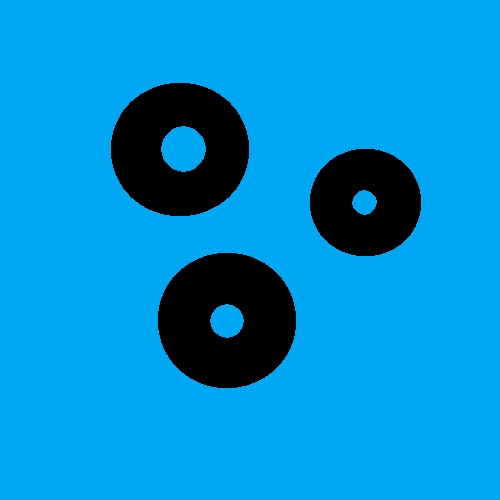
#> input picture TorCircle.png, 500 x 500 px
$ jupyter execute 'Hough transphorm. Search circles with Sobel.  Tor..ipynb'
#> lines starting #> are read from the running program, lines starting #| are printed output that depends on the picture; after the words box and inside, x2 and y2 are one past the last pixel; in counts of white or black regions, pixels touching at a corner belong together
[cell 1]
import IPython.display
import math
import cv2
import numpy as np
# Load image:

img = cv2.imread('TorCircle.png')
#> img is the input picture: shape (500, 500, 3); mean B, G, R 208.1, 143.9, 0
IPython.display.Image('TorCircle.png', width=320, height=240)

[cell 2]
from PIL import Image, ImageDraw
# Load image:
input_image = Image.open('TorCircle.png')
input_pixels = input_image.load()

# Sobel kernels
kernely = [[-1, 0, 1],
           [-2, 0, 2],
           [-1, 0, 1]]
kernelx = [[-1, -2, -1],
           [0, 0, 0],
           [1, 2, 1]]

# Create output image
output_image = Image.new("RGB", input_image.size)
#> output_image: PIL image 500x500 RGB; every value is 0
draw = ImageDraw.Draw(output_image)

# Compute convolution between intensity and kernels
for x in range(1, input_image.width - 1):
    for y in range(1, input_image.height - 1):
        magx, magy = 0, 0
        for a in range(3):
            for b in range(3):
                xn = x + a - 1
                yn = y + b - 1
                intensity = sum(input_pixels[xn, yn]) / 3
                magx += intensity * kernelx[a][b]
                magy += intensity * kernely[a][b]

        # Draw in black and white the magnitude
        color = int(math.sqrt(magx**2 + magy**2))
        draw.point((x, y), (color, color, color))

output_image.save("sobel1.png")
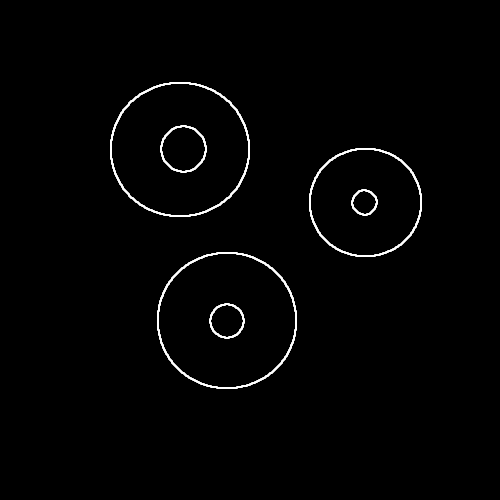
#> saved as sobel1.png: PIL image 500x500 RGB; min 0, max 255, mean 3.7
IPython.display.Image("sobel1.png", width=320, height=240)

[cell 3]
col_img= cv2.imread('TorCircle.png')
img = cv2.imread("sobel1.png",0)
#> img: shape (500, 500); min 0, max 255, mean 3.7
filtered= cv2.bilateralFilter(img,9,75,75)

circles = cv2.HoughCircles(filtered,cv2.HOUGH_GRADIENT,1,40,param1=200,param2=40
                           ,minRadius=10,maxRadius=100)
#> circles = [[179.5, 146.5, 68.3], [227.5, 320.5, 69.3], [367.5, 202.5, 54]]
circles = np.uint16(np.around(circles))
#> circles = [[180, 146, 68], [228, 320, 69], [368, 202, 54]]
circles1=[]
for i in circles[0,:]:
    cv2.circle(col_img,(i[0],i[1]),i[2],(0,255,0),2)
    #draws the circumference of the circle
    cv2.circle(col_img,(i[0],i[1]),2,(0,0,255),3)
    #draws the centre of the circle
    circles1.append(i)
#> this loop made 3 passes
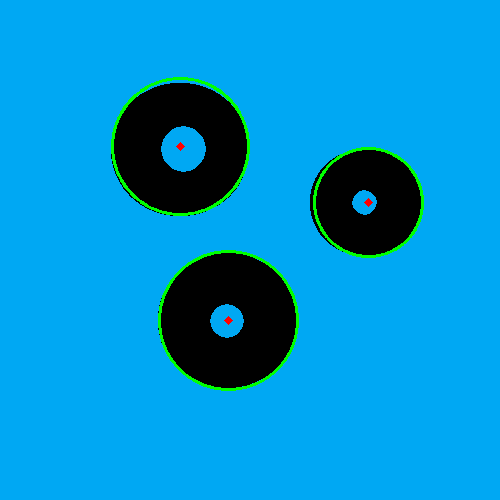
#> col_img: shape (500, 500, 3); 1.49% of pixels changed, all inside (x1, y1, x2, y2) = (111, 77, 424, 391)
#> after the loop, circles1 = [[180, 146, 68], [228, 320, 69], [368, 202, 54]]

cv2.imwrite('hough_circles.jpg',col_img)
print(circles1)
#| [array([180, 146,  68], dtype=uint16), array([228, 320,  69], dtype=uint16), array([368, 202,  54], dtype=uint16)]

[cell 4]
IPython.display.Image('hough_circles.jpg', width=320, height=240)

[cell 5]
img = cv2.imread("sobel1.png",0)
for i in circles[0,:]:
    cv2.circle(img,(i[0],i[1]),i[2],(0,0,0),10)
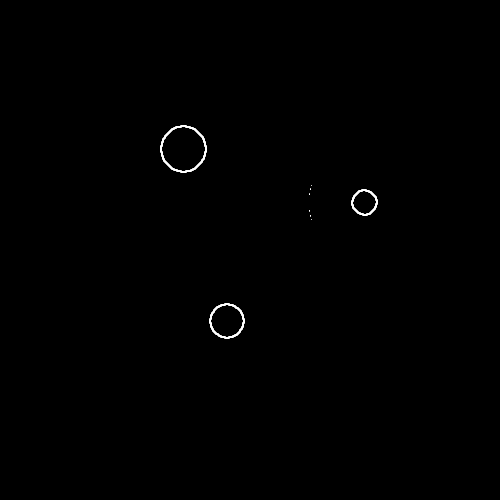
#> img: shape (500, 500); min 0, max 255, mean 0.8
cv2.imwrite('sobel1.png',img)
IPython.display.Image("sobel1.png", width=320, height=240)

[cell 6]
circles = cv2.HoughCircles(img,cv2.HOUGH_GRADIENT,1,40,param1=400,param2=35
                           ,minRadius=2,maxRadius=100)
#> circles = [[183.5, 148.5, 21.3], [363.5, 202.5, 13], [225.5, 320.5, 15.5]]
circles = np.uint16(np.around(circles))
#> circles = [[184, 148, 21], [364, 202, 13], [226, 320, 16]]
circles2=[]
for i in circles[0,:]:
    circles2.append(i)
#> this loop made 3 passes
#> after the loop, circles2 = [[184, 148, 21], [364, 202, 13], [226, 320, 16]]
print(circles2)
#| [array([184, 148,  21], dtype=uint16), array([364, 202,  13], dtype=uint16), array([226, 320,  16], dtype=uint16)]
tors =[]
for i1 in circles1:
    for i2 in circles2:
        if int(i2[2])<int(i1[2]) and i1[2]-i2[2]>math.sqrt((int(i2[0])-int(i1[0]))**2+(int(i2[1])-int(i1[1]))**2):
            tors.append((i1,i2))
#> this loop made 3 passes
#> after the loop, tors = [([180, 146, 68], [184, 148, 21]), ([228, 320, 69], [226, 320, 16]), ([368, 202, 54], [364, 202, 13])]

[cell 7]
col_img = cv2.imread("TorCircle.png")
for i1, i2 in tors:
    cv2.circle(col_img,(i1[0],i1[1]),i1[2],(0,255,0),2)
    #draws the circumference of the circle
    cv2.circle(col_img,(i1[0],i1[1]),2,(0,0,255),3)

    cv2.circle(col_img,(i2[0],i2[1]),i2[2],(0,255,0),2)
    #draws the circumference of the circle
    cv2.circle(col_img,(i2[0],i2[1]),2,(0,0,255),3)
#> this loop made 3 passes
#> (i1, i2) on passes 1 to 3: ([180, 146, 68], [184, 148, 21]), ([228, 320, 69], [226, 320, 16]), ([368, 202, 54], [364, 202, 13])
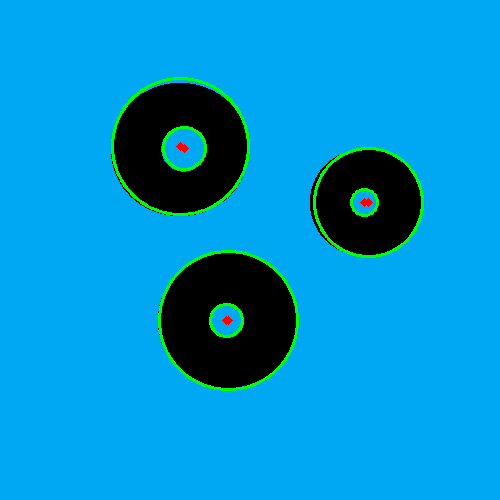
#> col_img: shape (500, 500, 3); 1.9% of pixels changed, all inside (x1, y1, x2, y2) = (111, 77, 424, 391)
cv2.imwrite('hough_circles.jpg',col_img)
IPython.display.Image('hough_circles.jpg', width=320, height=240)
